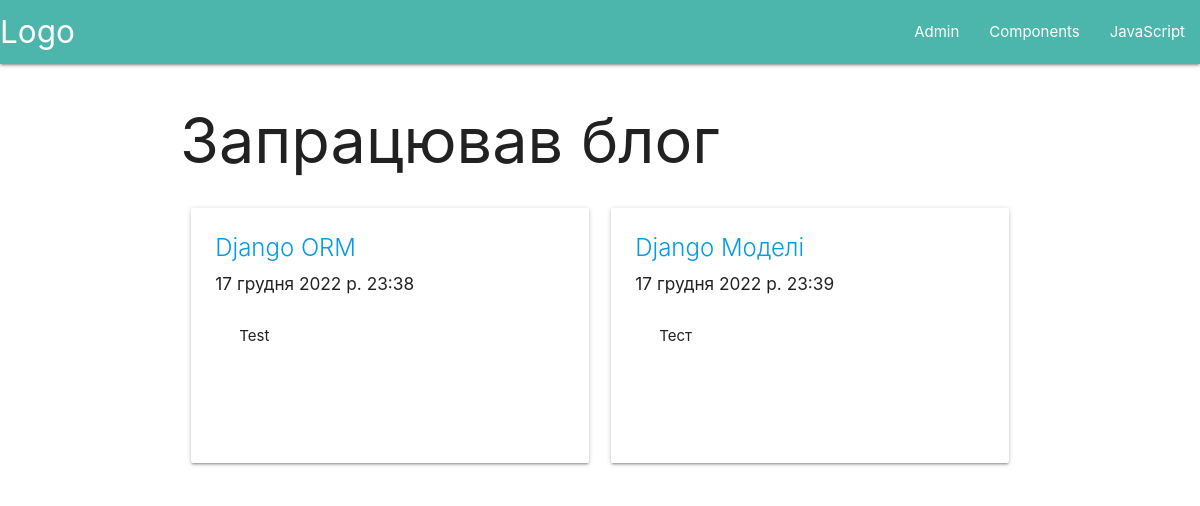
The app's page /, older data.
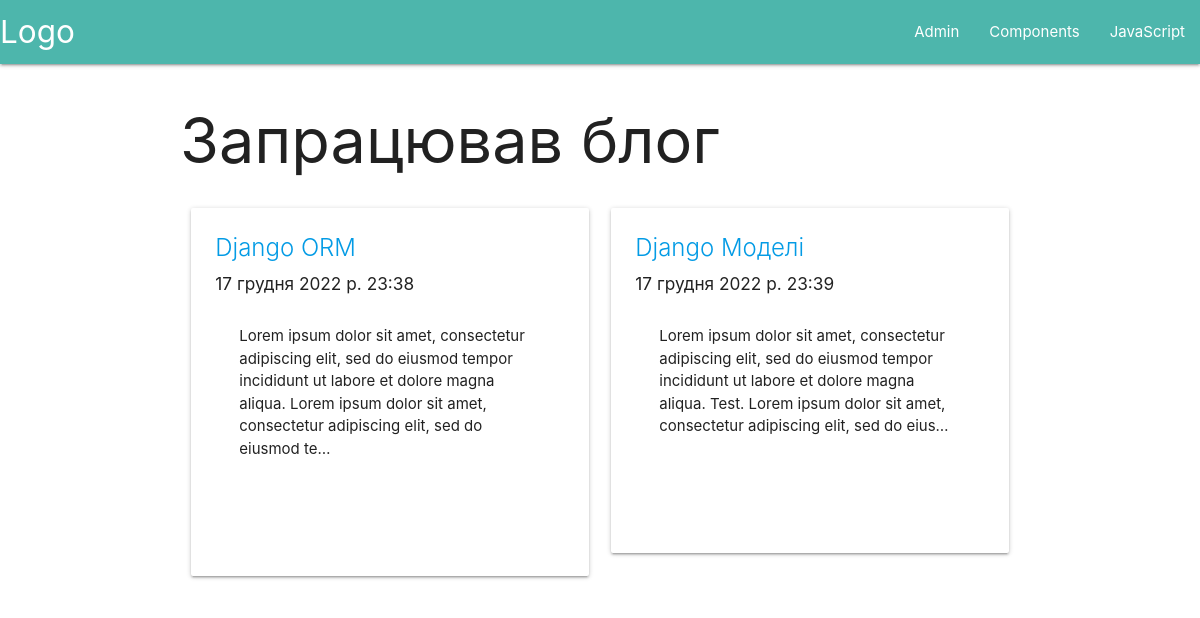
The same page, newer data.
### blog/models.py (models this page shows, shortened)
class Post(models.Model):
    title = models.CharField(max_length=100)
    text = models.TextField()
    created_at = models.DateTimeField(default=timezone.now)
    post_slug = models.CharField(max_length=80, default="default_post")

### blog/views.py (the view)
# urls.py: path(r'', views.blog_main), # domen.com/blog/
def blog_main(request, *args):
    data_dict  ={
        "posts": Post.objects.all()
    }
    return render(request, 'blog_main.html', data_dict)

### blog/templates/blog_main.html
{% extends 'navbar.html' %}
    {% block content %}
    <div class="container">
        <h1>Запрацював блог</h1>
        {% if posts %}
            <div class="row">
                {% for post in posts %}
                <div class="col s12 l6">
                    <div class="card">
                        <div class="card-content">
                            <span class="card-title">
                                <a href="/{{ post.post_slug }}">{{ post.title }}</a>
                            </span>
                            <h6>{{ post.created_at }}</h6>
                            <div class="card-content">{{ post.text|truncatechars:200 }}</div>
                            <br><br><br>
                        </div>
                    </div>
                </div>
                {% endfor %}
            </div>
        {% endif %}
    </div>
    {% endblock %}

Row changes from the older to the newer data that the page shows:
changed Post "Django ORM": text "Test" → "Lorem ipsum dolor sit amet, consectetur adipiscing elit, sed do eiusmod tempor incididunt ut labore et dolore magna aliqua. Lorem ipsum dolor sit amet, consectetur adipiscing elit, sed do eiusmod te…"
changed Post "Django Моделі": text "Тест" → "Lorem ipsum dolor sit amet, consectetur adipiscing elit, sed do eiusmod tempor incididunt ut labore et dolore magna aliqua. Test. Lorem ipsum dolor sit amet, consectetur adipiscing elit, sed do eius…"
